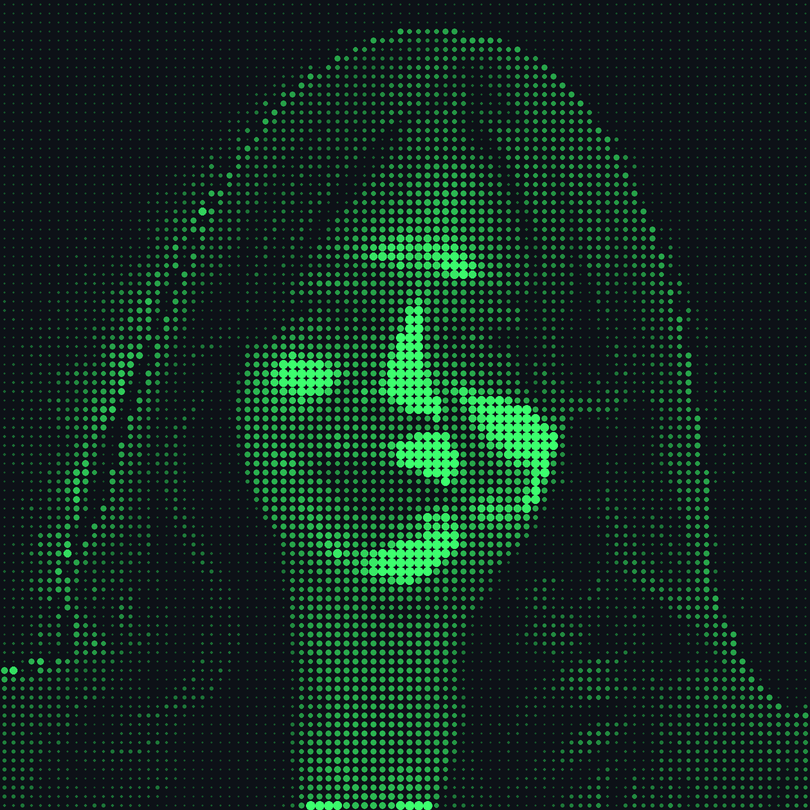
#> input picture assets/portrait.png, 810 x 810 px
$ python dotify.py ../assets/portrait.png
#> lines starting #> are read from the running program, lines starting #| are printed output that depends on the picture
"""Render an image as a dot-matrix SVG.

Why a script and not an image model: this samples the pixels it is given and nothing
else. Re-running it with a different density is a different drawing of the same picture,
never a different picture. Every attempt to get here through generation changed the
subject as the price of changing the framing.

Alpha is respected. A transparent source emits no dots where it is transparent, so the
result floats on whatever background it lands on — which on GitHub means one file works
in both the light and dark themes with no second render.

    python scripts/dotify.py assets/source.webp -o assets/portrait \
        --cols 110 --color --equalize --detail 0.55
"""

import argparse
import pathlib
import sys

try:
    from PIL import Image, ImageOps
except ImportError:
    sys.exit("Pillow is required:  python -m pip install Pillow")


def load(path, cols, equalize):
    """Open the image and reduce it to one sample per dot."""
#> called with cols = 110, equalize = False
    img = Image.open(path).convert("RGBA")

    # Sampling happens on the small grid, not the full image: one pixel per dot is
    # exactly the average that dot should represent, and PIL's box filter does the
    # averaging far better than sampling single pixels from the original would.
    rows = max(1, round(cols * img.height / img.width))
#> rows = 110
    small = img.resize((cols, rows), Image.BOX)
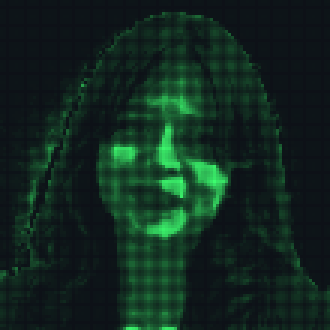
#> small: PIL image 110x110 RGBA (shown 3 times larger); mean R, G, B, A 17, 40, 30.9, 255

    if equalize:
        # Equalise luminance only. Running it per-channel shifts hue, which on this
        # artwork turned the reds orange.
        rgb = small.convert("RGB")
        lum = ImageOps.equalize(rgb.convert("L"))
        original = rgb.convert("L")
        # Scale each pixel by how much equalisation moved its luminance.
        px, lp, op = rgb.load(), lum.load(), original.load()
        for y in range(rows):
            for x in range(cols):
                o = op[x, y] or 1
                k = lp[x, y] / o
                r, g, b = px[x, y]
                px[x, y] = (min(255, int(r * k)), min(255, int(g * k)), min(255, int(b * k)))
        small = Image.merge("RGBA", (*rgb.split(), small.getchannel("A")))

    return small


def svg(small, cell, detail, colour, ink, gamma, flat, animate, stagger):
    """One <circle> per sampled cell, radius driven by how dark the cell is."""
#> called with cell = 10, detail = 0.55, colour = False, ink = '#e8ecf2', gamma = 1, flat = False, animate = False, stagger = 0.012
    cols, rows = small.size
#> cols = 110; rows = 110
    px = small.load()
    w, h = cols * cell, rows * cell
#> w = 1100; h = 1100
    out = [
        f'<svg xmlns="http://www.w3.org/2000/svg" width="{w}" height="{h}" '
        f'viewBox="0 0 {w} {h}" role="img" aria-label="dot matrix portrait">'
    ]

    if animate:
        # Rows fade in one after another, so the picture wipes in from the top.
        #
        # CSS inside an SVG still runs when the file is loaded through <img>, which is
        # how a README references it. Scripts and external fetches do not; keyframes
        # do. The delay sits on a <g> per row rather than on every circle — the same
        # effect from one class instead of twenty thousand.
        delays = "".join(f".r{y}{{animation-delay:{y * stagger:.3f}s}}" for y in range(rows))
        out.append(
            "<style>@keyframes dm{from{opacity:0}to{opacity:1}}"
            ".rw{animation:dm .45s ease-out both}" + delays +
            # Motion a reader cannot stop is a WCAG 2.2.2 failure. The honest fix for a
            # decorative wipe is to show the finished picture immediately.
            "@media(prefers-reduced-motion:reduce){.rw{animation:none}}</style>"
        )

    for y in range(rows):
        if animate:
            out.append(f'<g class="rw r{y}">')
        for x in range(cols):
            r, g, b, a = px[x, y]
            if a < 128:
                continue  # transparent: no dot, so the artwork floats

            if flat:
                # Every opaque cell gets the same dot and colour does the work.
                #
                # Sizing by darkness is right for a photograph and wrong for flat
                # illustration: on this artwork the near-black disc behind the figure
                # produced the fattest dots on the canvas and swallowed the red suit,
                # which is the one thing the picture is about.
                radius = (cell / 2) * detail
            else:
                # Darker cells get bigger dots. Luma weights are the usual perceptual
                # ones; a flat average makes reds vanish.
                luma = (0.2126 * r + 0.7152 * g + 0.0722 * b) / 255
                weight = (1 - luma) ** gamma
                radius = (cell / 2) * detail * (0.25 + 0.75 * weight)
            if radius < 0.18:
                continue  # below this it is a speck that only adds file size

            cx, cy = x * cell + cell / 2, y * cell + cell / 2
            # Hex, not rgb(): "#1a2b3c" is 7 characters where "rgb(26,43,60)" is up to
            # 17, and with ten thousand circles that is most of the file size.
            fill = f"#{r:02x}{g:02x}{b:02x}" if colour else ink
            # Trim "12.0" to "12". Two characters per coordinate sounds like nothing
            # until it is multiplied by two coordinates and twenty thousand dots.
            out.append(f'<circle cx="{cx:g}" cy="{cy:g}" r="{round(radius, 1):g}" fill="{fill}"/>')

        if animate:
            out.append("</g>")
#> after the loop, out = 12101 items

    out.append("</svg>")
    return "\n".join(out)


def main():
    p = argparse.ArgumentParser(description=__doc__, formatter_class=argparse.RawDescriptionHelpFormatter)
    p.add_argument("image")
    p.add_argument("-o", "--out", default="assets/portrait", help="output path without extension")
    p.add_argument("--cols", type=int, default=110, help="dots across; density of the whole render")
    p.add_argument("--cell", type=float, default=10.0, help="px per cell in the SVG viewBox")
    p.add_argument("--detail", type=float, default=0.55, help="dot size vs its cell, 0-1")
    p.add_argument("--gamma", type=float, default=1.0, help=">1 thins midtones, <1 fattens them")
    p.add_argument("--color", "--colour", dest="colour", action="store_true", help="keep source colour")
    p.add_argument("--ink", default="#e8ecf2", help="dot colour when not --color")
    p.add_argument("--equalize", action="store_true", help="stretch contrast before sampling")
    p.add_argument("--flat", action="store_true", help="even dots; colour carries the image (illustration)")
    p.add_argument("--animate", action="store_true", help="fade the rows in, top to bottom")
    p.add_argument("--stagger", type=float, default=0.012, help="seconds between row fades")
    args = p.parse_args()

    src = pathlib.Path(args.image)
    if not src.exists():
        sys.exit(f"no such image: {src}")

    small = load(src, args.cols, args.equalize)
    markup = svg(small, args.cell, args.detail, args.colour, args.ink, args.gamma, args.flat,
                 args.animate, args.stagger)

    # Not with_suffix: it replaces everything after the LAST dot, so an output
    # path like "portrait-0.55" silently becomes "portrait-0.svg" and two runs
    # overwrite each other.
    out = pathlib.Path(args.out)
    if out.suffix.lower() != ".svg":
        out = out.with_name(out.name + ".svg")
    out.parent.mkdir(parents=True, exist_ok=True)
    out.write_text(markup, encoding="utf-8")

    dots = markup.count("<circle")
#> dots = 12100
    print(f"{out}  {small.size[0]}x{small.size[1]} grid  {dots} dots  {out.stat().st_size // 1024} KB")
#| assets/portrait.svg  110x110 grid  12100 dots  602 KB


if __name__ == "__main__":
    main()
